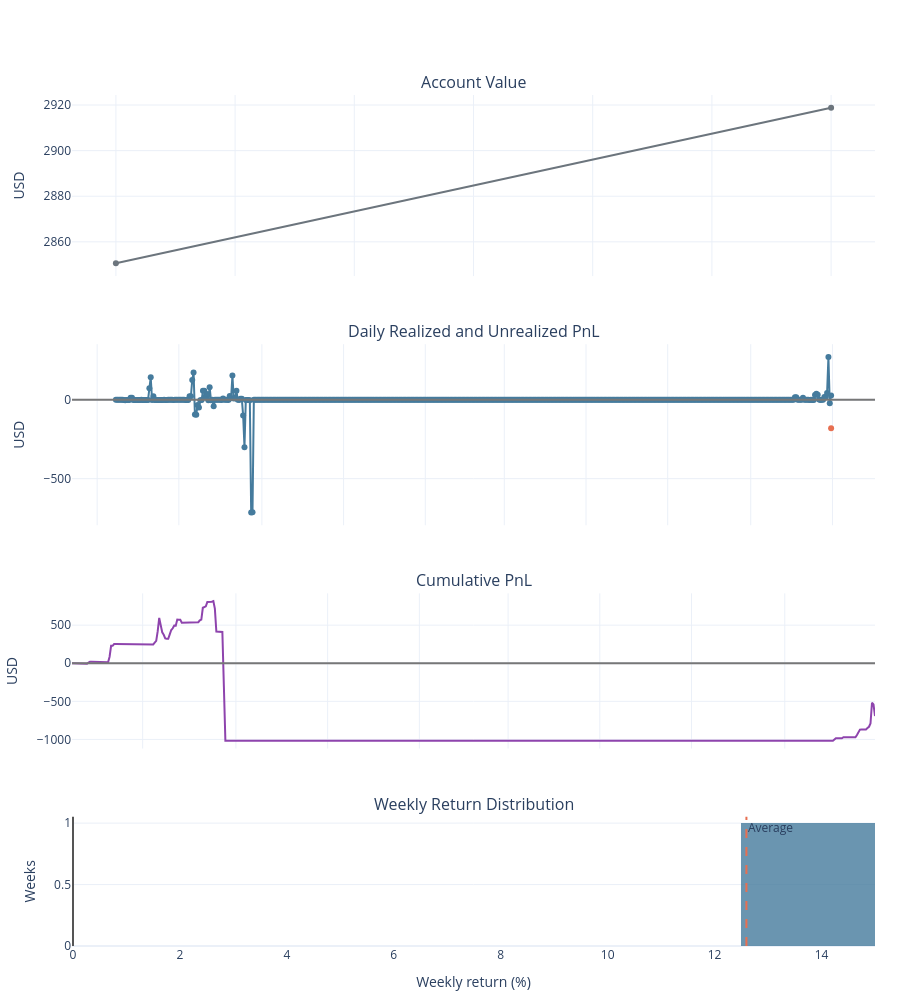

Source (notebook cell):
### Markdown cell above
## Account charts

Combined account value and PnL charts.

### Code cell
analytics.show_account_charts()

### Figure 1 — Plotly figure (JSON) as saved in the notebook; plotly's stock layout.template omitted (floating-point values rounded to 4 significant figures; data arrays with more than 128 entries replaced by an {"elided": "..."} marker saying what was removed)
{"data": [{"line": {"color": "#6c757d", "width": 2}, "name": "Account Value", "type": "scatter", "x": ["2026-10-25T00:00:00-04:00", "2026-10-28T00:00:00-04:00"], "xaxis": "x", "y": [2851.0, 2919.0], "yaxis": "y"}, {"line": {"color": "#457b9d"}, "mode": "lines+markers", "name": "Realized", "type": "scatter", "x": {"elided": "535 str values"}, "xaxis": "x2", "y": {"elided": "535 float values"}, "yaxis": "y2"}, {"line": {"color": "#e76f51"}, "mode": "lines+markers", "name": "Unrealized", "type": "scatter", "x": {"elided": "535 str values"}, "xaxis": "x2", "y": {"elided": "535 float values"}, "yaxis": "y2"}, {"line": {"color": "#8e44ad", "width": 2}, "name": "Cumulative PnL", "type": "scatter", "x": {"elided": "535 str values"}, "xaxis": "x3", "y": {"elided": "535 float values"}, "yaxis": "y3"}, {"marker": {"color": "#457b9d"}, "name": "Weekly returns", "opacity": 0.8, "showlegend": false, "type": "histogram", "x": [12.6], "xaxis": "x4", "xbins": {"size": 2.5}, "yaxis": "y4"}], "layout": {"annotations": [{"font": {"size": 16}, "showarrow": false, "text": "Account Value", "x": 0.5, "xanchor": "center", "xref": "paper", "y": 1, "yanchor": "bottom", "yref": "paper"}, {"font": {"size": 16}, "showarrow": false, "text": "Daily Realized and Unrealized PnL", "x": 0.5, "xanchor": "center", "xref": "paper", "y": 0.7072, "yanchor": "bottom", "yref": "paper"}, {"font": {"size": 16}, "showarrow": false, "text": "Cumulative PnL", "x": 0.5, "xanchor": "center", "xref": "paper", "y": 0.4144, "yanchor": "bottom", "yref": "paper"}, {"font": {"size": 16}, "showarrow": false, "text": "Weekly Return Distribution", "x": 0.5, "xanchor": "center", "xref": "paper", "y": 0.152, "yanchor": "bottom", "yref": "paper"}, {"showarrow": false, "text": "Average", "x": 12.6, "xanchor": "left", "xref": "x4", "y": 1, "yanchor": "top", "yref": "y4 domain"}], "barmode": "overlay", "height": 1000, "hovermode": "x unified", "margin": {"b": 50, "l": 65, "r": 25, "t": 95}, "shapes": [{"line": {"color": "#e76f51", "dash": "dash"}, "type": "line", "x0": 12.6, "x1": 12.6, "xref": "x4", "y0": 0, "y1": 1, "yref": "y4 domain"}, {"line": {"color": "#555"}, "type": "line", "x0": 0, "x1": 0, "xref": "x4", "y0": 0, "y1": 1, "yref": "y4 domain"}, {"line": {"color": "#777"}, "type": "line", "x0": 0, "x1": 1, "xref": "x2 domain", "y0": 0, "y1": 0, "yref": "y2"}, {"line": {"color": "#777"}, "type": "line", "x0": 0, "x1": 1, "xref": "x3 domain", "y0": 0, "y1": 0, "yref": "y3"}], "showlegend": false, "xaxis": {"anchor": "y", "domain": [0, 1], "matches": "x4", "showticklabels": false}, "xaxis2": {"anchor": "y2", "domain": [0, 1], "matches": "x4", "showticklabels": false}, "xaxis3": {"anchor": "y3", "domain": [0, 1], "matches": "x4", "showticklabels": false}, "xaxis4": {"anchor": "y4", "domain": [0, 1], "title": {"text": "Weekly return (%)"}}, "yaxis": {"anchor": "x", "domain": [0.7872, 1], "title": {"text": "USD"}}, "yaxis2": {"anchor": "x2", "domain": [0.4944, 0.7072], "title": {"text": "USD"}}, "yaxis3": {"anchor": "x3", "domain": [0.232, 0.4144], "title": {"text": "USD"}}, "yaxis4": {"anchor": "x4", "domain": [0, 0.152], "title": {"text": "Weeks"}}}}
